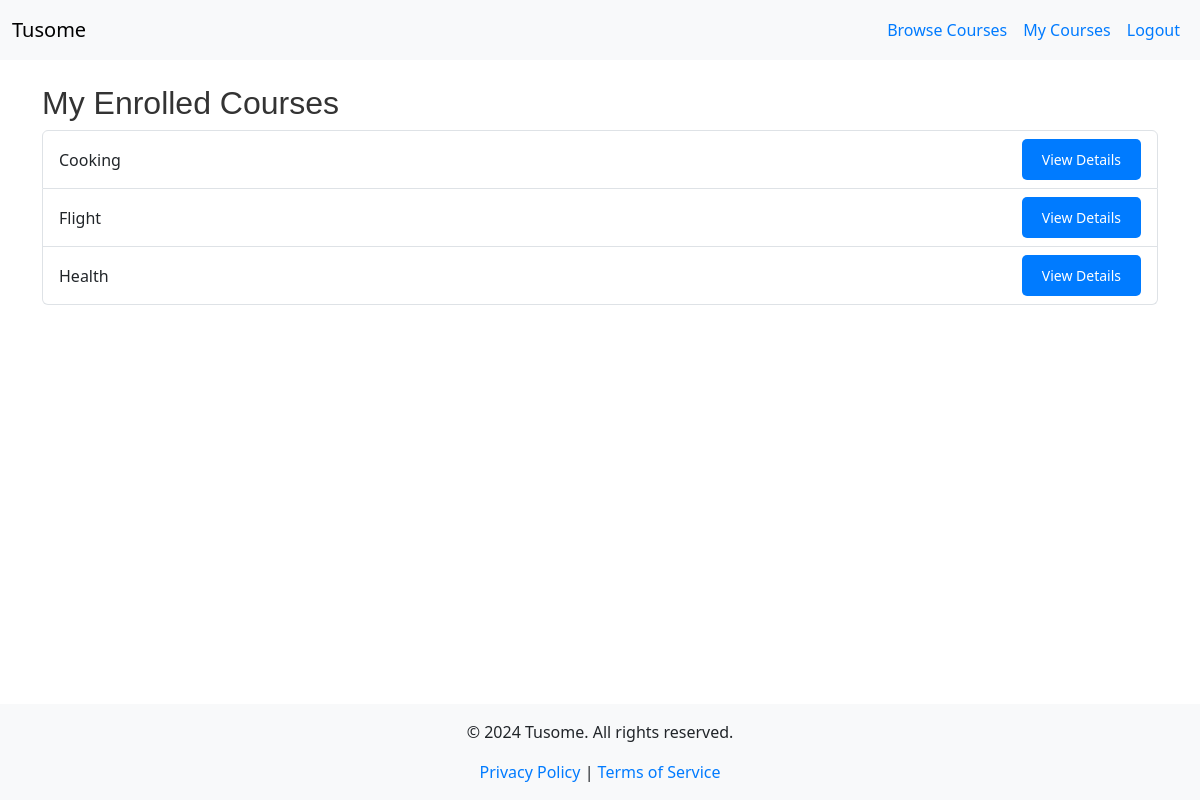
Page /my_courses (signed in) on the earlier database version.
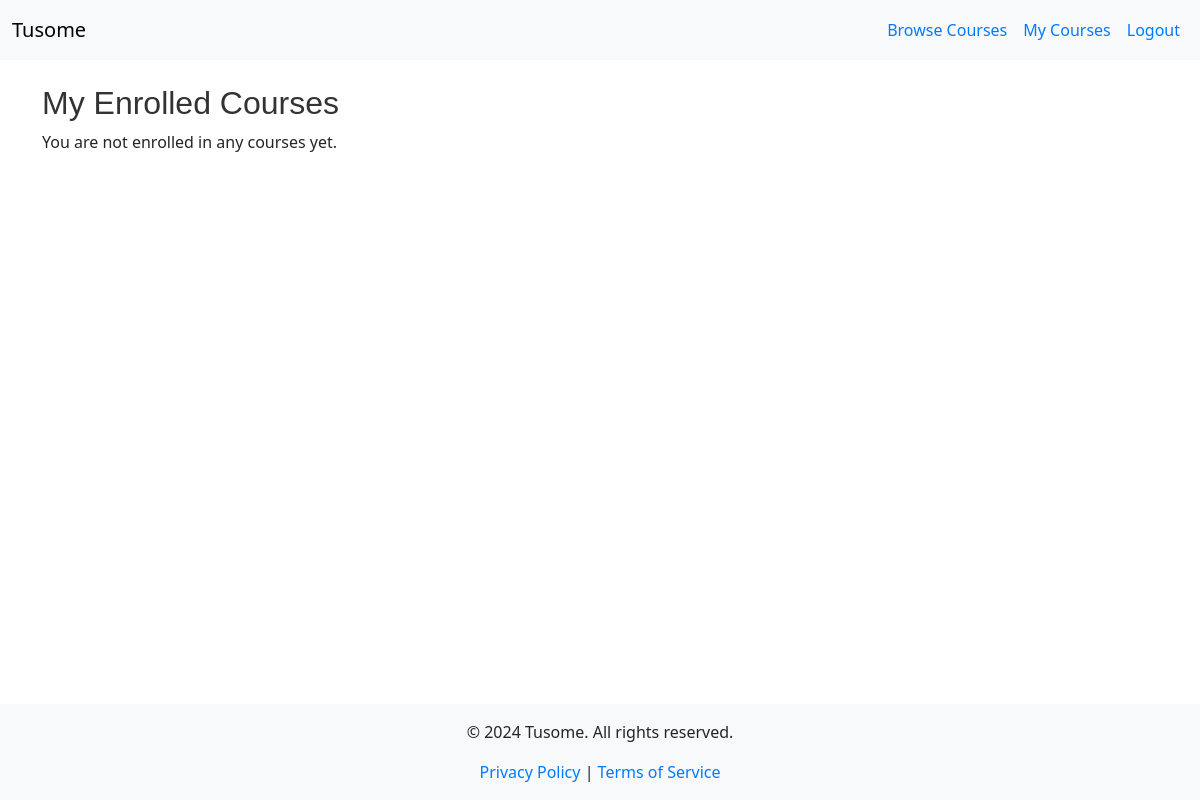
Same page on the later database version.
### models.py (models this page shows)
class Course(db.Model):
    id = db.Column(db.Integer, primary_key=True)
    title = db.Column(db.String(200), nullable=False)
    description = db.Column(db.Text, nullable=False)
    is_featured = db.Column(db.Boolean, default=False)
    instructor_id = db.Column(db.Integer, db.ForeignKey('instructor.id'), nullable=False)
    instructor = db.relationship('Instructor', back_populates='courses')
    lessons = db.relationship('Lesson', back_populates='course', lazy=True)
    quizzes = db.relationship('Quiz', back_populates='course', lazy=True)
    materials = db.relationship('CourseMaterial', back_populates='course', lazy=True)
    enrollments = db.relationship('Enrollment', back_populates='course', lazy=True)
    submissions = db.relationship('Submission', back_populates='course', lazy=True)

### app.py (the view)
@app.route('/my_courses')
@role_required(RoleEnum.STUDENT)
def my_courses():
    enrollments = current_user.student.enrollments
    courses = [enrollment.course for enrollment in enrollments]
    return render_template('my_courses.html', courses=courses)

### app.py (called while the page is built)
@app.context_processor
def inject_current_year():
    return {'current_year': datetime.utcnow().year}

@login_manager.user_loader
def load_user(user_id):
    return User.query.get(int(user_id))

@app.context_processor
def inject_roleenum():
    return dict(RoleEnum=RoleEnum)

def role_required(role):
    def decorator(f):
        @wraps(f)
        @login_required  # Ensure the user is logged in
        def decorated_function(*args, **kwargs):
            if current_user.role != role:
                flash('Access denied.', 'danger')
                return redirect(url_for('index'))
            return f(*args, **kwargs)
        return decorated_function
    return decorator

### templates/my_courses.html
{% extends "base.html" %}
{% block content %}
  <h2>My Enrolled Courses</h2>
  {% if courses %}
    <ul class="list-group">
      {% for course in courses %}
        <li class="list-group-item d-flex justify-content-between align-items-center">
          <span>{{ course.title }}</span>
          <a href="{{ url_for('course_details', course_id=course.id) }}" class="btn btn-primary btn-sm">View Details</a>
        </li>
      {% endfor %}
    </ul>
  {% else %}
    <p>You are not enrolled in any courses yet.</p>
  {% endif %}
{% endblock %}

Differences in the rows shown:
no longer on this page (row edited): Course: title "Cooking"
no longer on this page (row edited): Course: title "Flight"
removed Course: title "Health"
Other differences:
text now shown: "You are not enrolled in any courses yet."
